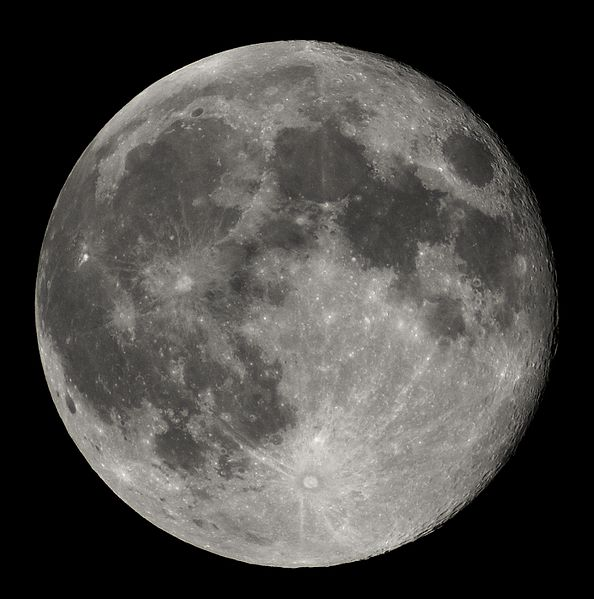
#> input picture lab_2/moon.jpg, 594 x 599 px
$ python lab2.py
#> lines starting #> are read from the running program, lines starting #| are printed output that depends on the picture
import cv2
import numpy as np

# Moduli for log transform
a = 50
b = 50

# Power constant for pow transform
alpha = 0.5

# Dictionary of available transformations
transformations = {
    "log": lambda z: a + b * zero_log10(z),
    "pow": lambda z: pow(z, alpha)
}

def apply_operation_to_img(op, img):
    '''Applies a given operation to all elements of a two-dimensional list.'''

    # Processing rgb image
    # return list(map(lambda x: list(map(lambda y: list(map(op, y)), x)), img))

    # Processing grayscale image
    return list(map(lambda x: list(map(op, x)), img))

def zero_log10(x):
    '''Returns log10 of x if it's greater than 0, otherwise returns 0'''

    return np.log10(x) if x > 0 else 0

def main(transform_type="pow"):
    '''Main function, receives transformation type as an argument.'''
#> called with transform_type = 'log'

    # Read the image
    img = cv2.imread('moon.jpg', 0)
#> img: shape (599, 594); min 0, max 255, mean 71.4
    print("Image read")

    # Calculates Fourier transform of the given image
    f_img = np.fft.fft2(img).tolist()
#> f_img = 599 items
    print("Image transformed")

    # Calculates moduli and angles of image elements, saves them as two 2d lists
    f_abs_img = apply_operation_to_img(abs, f_img)
#> f_abs_img = 599 items
    f_angle = apply_operation_to_img(np.angle, f_img)
#> f_angle = 599 items
    print("Image broke to complex pieces")

    # Choose one specific transformation
    mat_transform = transformations[transform_type]

    # Perform the chosen transform over moduli of complex matrix
    transformed_abs_img = apply_operation_to_img(mat_transform, f_abs_img)
#> transformed_abs_img = 599 items
    print("Moduli processed by logarithm")

    # Combine moduli with angles to get complex matrix back
    result = np.multiply(transformed_abs_img, np.exp(np.multiply(f_angle, 1j)))
    print("Complex parts combined")

    # Calculate inverted Fourier transform and leave real part only
    output = np.real(np.fft.ifft2(result))
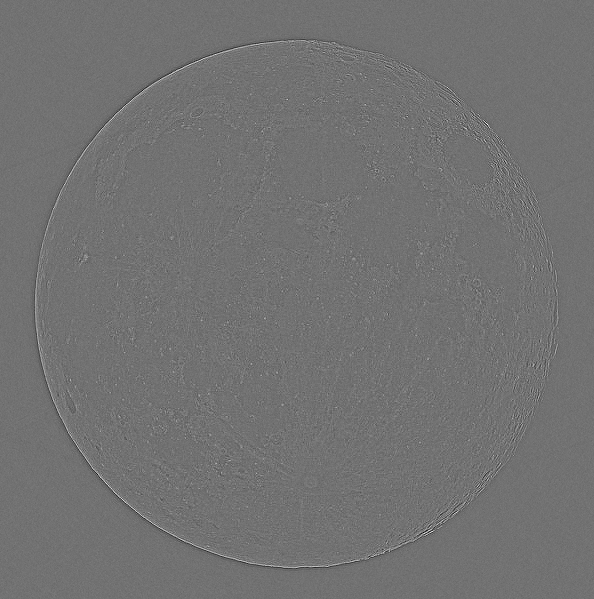
#> output: shape (599, 594) float64; min -5.6, max 6.9, mean 0.00118; drawn with min black and max white
    print("Transformation reversed")

    # Show the results
    cv2.imshow("Input", img)
    cv2.imshow(f"Output {transform_type}", output)
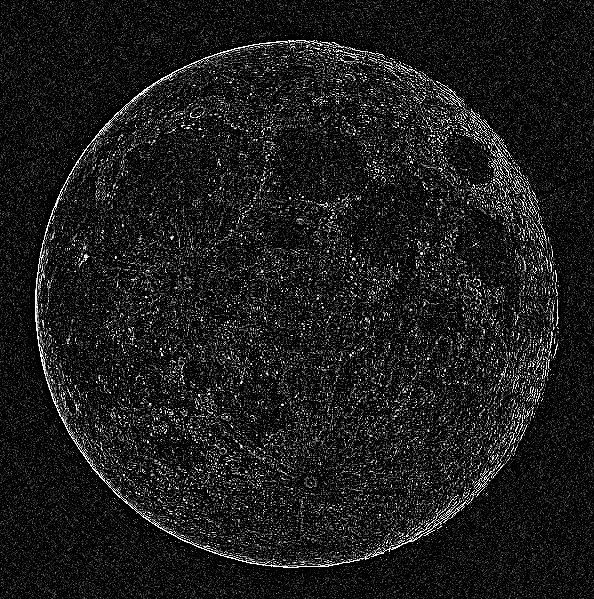
#> window 'Output log': shape (599, 594); min 0, max 255, mean 27

if __name__ == "__main__":
    main("log")
    main("pow")
#> call 2 of main, with transform_type = 'pow'
#> in main (call 2), `cv2.imshow(f"Output {transform_type}", output)`:
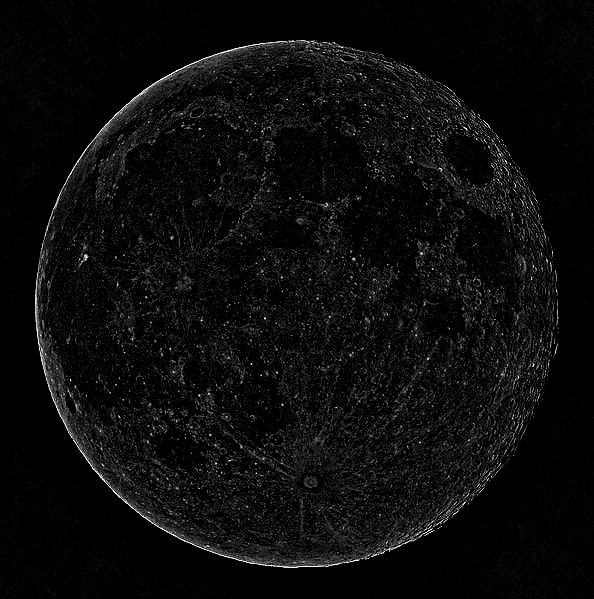
#> window 'Output pow': shape (599, 594); min 0, max 255, mean 11.5
    cv2.waitKey(0)
